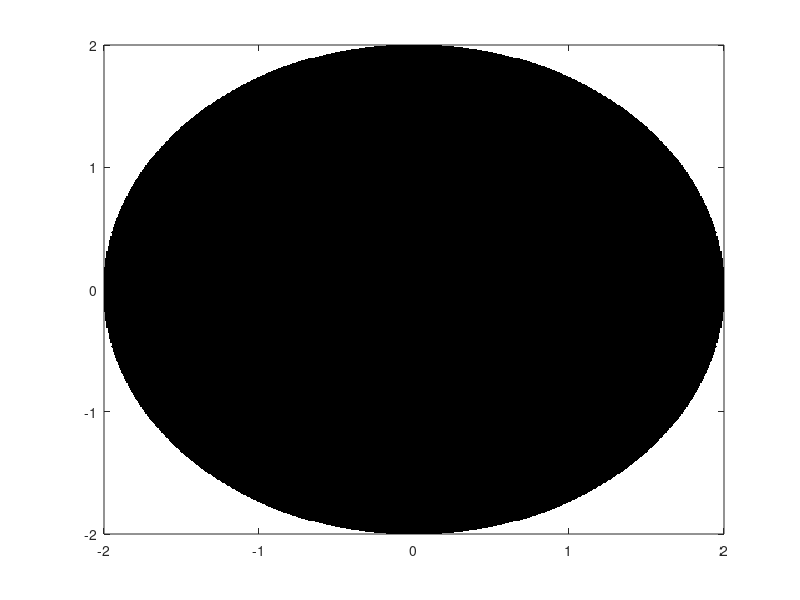

Source code (MATLAB): (Note: this script raises an error after producing the figure.)
clear;
clc;

x = linspace(-2, 2, 500);
y = linspace(-2, 2, 500);
C = zeros(1, 250000);
insideCount = 0;
for i = 1:500
    for j = 1:500
        if(x(i)^2+y(j)^2 <= 4)
            insideCount = insideCount+1;
            C(insideCount) = complex(x(i), y(j));
        end
    end
end
C(C(:)==0) = [];
origin = C;
insideCount = length(C);
plot(C, '.', 'MarkerEdgeColor', 'k');

for iterativeCount = 1:20
    hold on;
    len = insideCount;
    outside = zeros(1, 250000);
    outsideCount = 0;
    inside = zeros(1, 250000);
    originNew = zeros(1, 250000);
    insideCount = 0;
    
    for i = 1:len
        result = Mandelbrot(C(i), origin(i));
        if(abs(result) > 2)
            outsideCount = outsideCount+1;
            outside(outsideCount) = origin(i);
        else
            insideCount = insideCount+1;
            inside(insideCount) = result;
            originNew(insideCount) = origin(i);
        end
    end
    outside(outside(:)==0) = [];
    inside(inside(:)==0) = [];
    originNew(originNew(:)==0) = [];
    origin = originNew;
    C = inside;
    if mod(iterativeCount, 3) == 1
        plot(outside, '.', 'MarkerEdgeColor', 'r');
    elseif mod(iterativeCount, 3) == 2
        plot(outside, '.', 'MarkerEdgeColor', 'g');
    else
        plot(outside, '.', 'MarkerEdgeColor', 'b');
    end
end